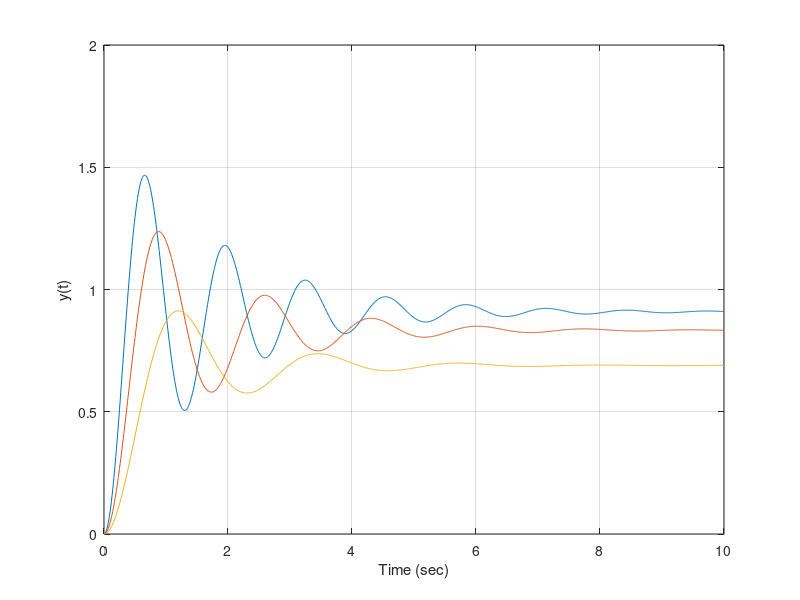

The MATLAB script that drew this image:
% Chapter 9: Figure 9.49%%   Remotely controlled vehicle closed-loop system%   step response for K=4.44, 10, and 20.%t=[0:0.01:10]; K=[20,10,4.44];%for i=1:3 numgc=K(i)*[1 2]; dengc=[1 1]; sysgc=tf(numgc,dengc); numg=[1]; deng=[1 2 4]; sysg=tf(numg,deng); syss=series(sysgc,sysg); sys=feedback(syss,[1]); y(:,i)=step(sys,t);end%plot(t,y(:,1),t,y(:,2),t,y(:,3)),gridxlabel('Time (sec)'), ylabel('y(t)')